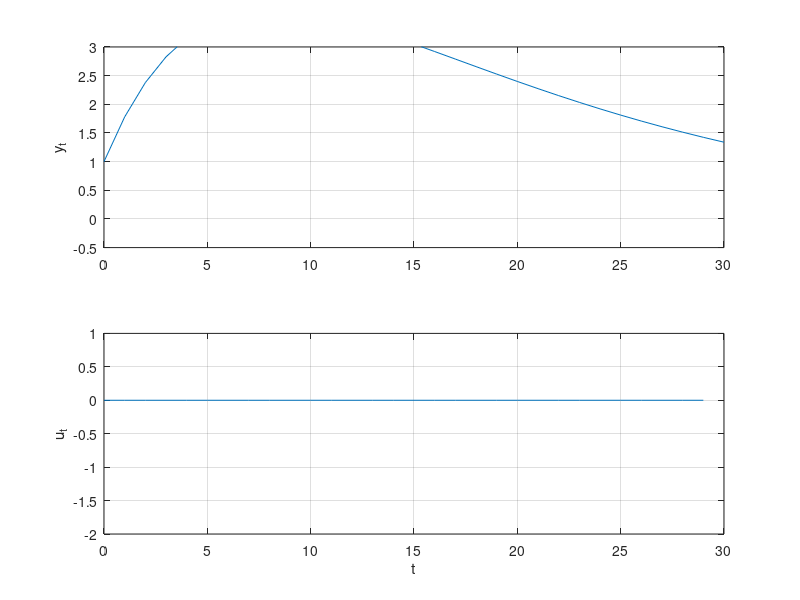

MATLAB code to generate this figure:
% Problem 3 e)

% System
A = [0 0 0; 0 0 1; 0.1 -0.79 1.78];
B = [1 0 0.1]';
C = [0 0 1];

x0 = [0 0 1]'; 
N = 30; 
nx = size(A,2); nu = size(B,2);

b_length = [1, 1, 2, 4, 8, 14]';
nb = numel(b_length);

% Cost function
I_N = eye(N);
Qt = 2*diag([0, 0, 1]);
Q = kron(I_N, Qt);
Rt = 2*1;
R = kron(diag(b_length), Rt);
G = blkdiag(Q, R);

% Equality constraint
Aeq_c1 = eye(N*nx);
Aeq_c2 = kron(diag(ones(N-1,1),-1), -A);
ones_block = blkdiag(ones(b_length(1),1), ...
                     ones(b_length(2),1), ...
                     ones(b_length(3),1), ...
                     ones(b_length(4),1), ...
                     ones(b_length(5),1), ...
                     ones(b_length(6),1));
Aeq_c3 = kron(ones_block, -B);
Aeq = [Aeq_c1 + Aeq_c2, Aeq_c3];

% Inequality constraint
x_lb = -Inf(N*nx,1);
x_ub =  Inf(N*nx,1);
u_lb = -ones(nb*nu,1);
u_ub =  ones(nb*nu,1);
lb = [x_lb; u_lb];
ub = [x_ub; u_ub];

% MPC
u = NaN(nu,N);
x = NaN(nx,N+1);
x(:,1) = x0;

beq = [zeros(nx,1); zeros((N-1)*nx,1)];
for t = 1:N
    beq(1:nx) = A*x(:,t);
    % Solving QP
    [z,fval,exitflag,output,lambda] = quadprog(G,[],[],[],Aeq,beq,lb,ub,[]);
    
    % Extracting variables
    u_blocks = z(N*nx+1:N*nx+nb*nu);
    u_ol = ones_block*u_blocks;
    u(t) = u_ol(1);
    
    % Simulate system one step ahead
    x(:,t+1) = A*x(:,t) + B*u(t);
end

y = C*x;

t_vec = 1:N; 

figure('Name','3 d)');
subplot(2,1,1);plot([0,t_vec],y);
grid('on');box('on');ylim([-0.5, 3]);ylabel('y_t');
subplot(2,1,2);plot(t_vec-1,u);
box('on');grid('on');ylim([-2, 1]);xlabel('t');ylabel('u_t');